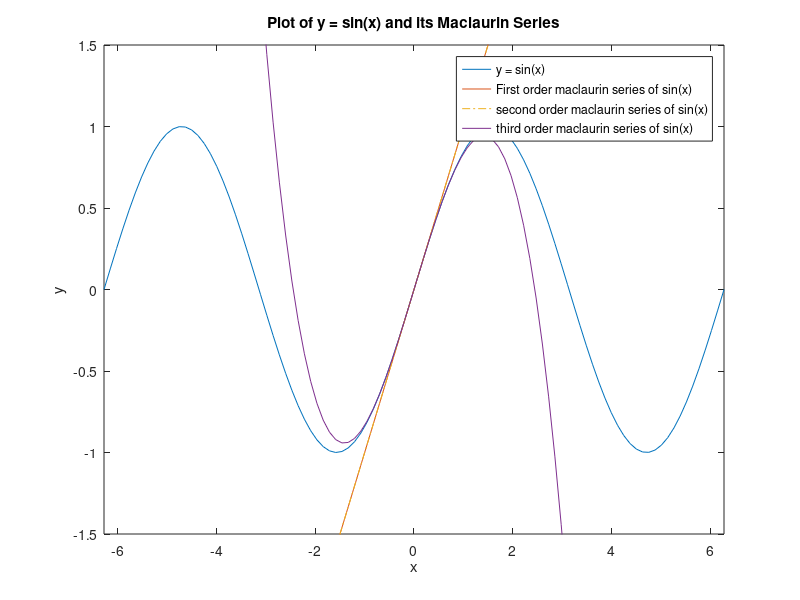

The MATLAB script that drew this image:
x = linspace(-2*pi,2*pi);
s = sin(x);

plot(x,s)

first = [0, 0];
second = [0,0];
third = [0, 0];

for n = 1:length(x)
    first(n) = x(n);
    second(n) = first(n); %The second and first order will be the same (there is no ^2 in this series).
end

for n = 1:length(x)
    third(n) = x(n) - x(n)^3/6;
end

hold on
plot(x,first)
plot(x,second,'-.')
plot(x,third)
axis([-2*pi 2*pi -1.5 1.5]) % Prevent the y scale getting to big.
xlabel('x')
ylabel('y')
title('Plot of y = sin(x) and its Maclaurin Series')
legend('y = sin(x)','First order maclaurin series of sin(x)','second order maclaurin series of sin(x)','third order maclaurin series of sin(x)')
saveas(gcf,'A3Q5','png'); %Autosave the figure